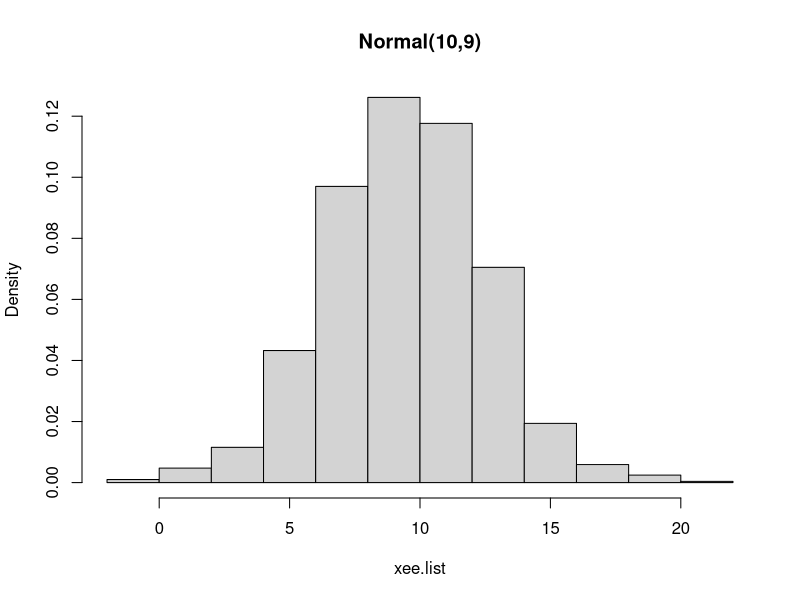
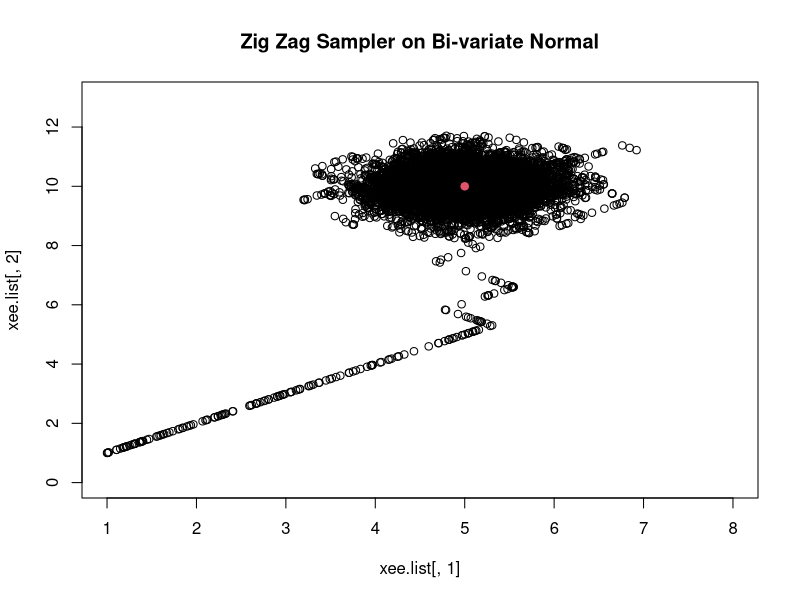
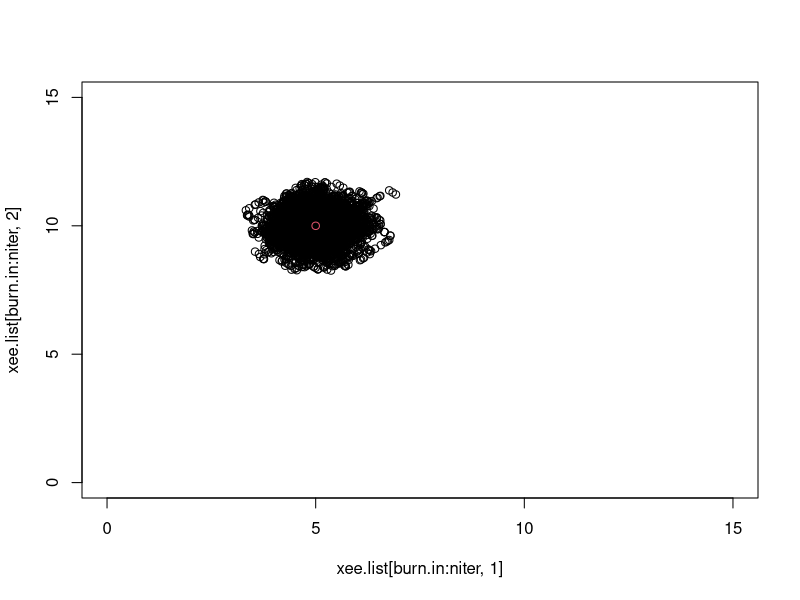

Source code (R) for these figures, in order:
## ---- chunk 1
knitr::opts_chunk$set(echo = TRUE)
## ---- chunk 2
niter <- 10000
t.list <- NULL
theta.list <- NULL
xee.list <- NULL
gamma <- 1
# Here we consider a case where mu=10 and sigma=5, but one could generalize
# this to any N(mu,sigma^2)
mu <- 10
sigma <- 3
## ---- chunk 3
t.list[1] <- 0
theta.list[1] <- 1
xee.list[1] <- 1

for(k in 2:niter){
  m <- function(x){
    return(max(0,(theta.list[k-1]*(xee.list[k-1]-mu))/sigma^2 + x/sigma^2) + gamma)
  }
  
  M <- function(x,a,b){
    return(a + b*x)
  }
  
  a <- abs(theta.list[k-1]*(xee.list[k-1]-mu))/sigma^2 + gamma
  b <- 1/sigma^2
  u <- runif(1)
  s <- -log(u)
  tau <- (sqrt(a^2+2*b*s)-a)/b
  mt <- m(t.list[k-1])
  Mt <- M(t.list[k-1],a,b)
  
  t.list[k] <- t.list[k-1]+tau
  xee.list[k] <- xee.list[k-1]+theta.list[k-1]*tau
  
  if(runif(1) < m(tau)/M(tau,a,b)){
    theta.list[k] <- -theta.list[k-1]
  }else{
    theta.list[k] <- theta.list[k-1]
  }
  
}
## ---- chunk 4
hist(xee.list,probability = T,breaks = 10,main="Normal(10,9)")
## ---- chunk 5
niter <- 10000
d <- 2
t.list <- NULL
theta.list <- NULL
xee.list <- NULL
gamma <- c(1,1)
mu <- c(5,10)
sigma <- 3*diag(2)
#sigma <- matrix(c(3,1,1,3),nrow=2,ncol=2)
## ---- chunk 6
set.seed(0521)
t.list[1] <- 0
theta.list <- rbind(theta.list,c(1,1))
xee.list <- rbind(xee.list,c(1,1))

for(k in 2:niter){
  m <- function(x,mu,sigma,theta,xee,gamma){
    m.temp <- theta*sum(sigma*(xee-mu+theta*x)) + gamma
    return(max(0,m.temp))
  }
  
  M <- function(x,a,b){
    return(a+b*x)
  }
  
  m.list <- NULL
  M.list <- NULL
  a <- NULL
  b <- NULL
  tau <- NULL
  
  for(i in 1:d){
    u <- runif(1)
    s <- -log(u)
    m.list[i] <- m(t.list[k-1],mu,sigma[i,],theta.list[k-1,i],xee.list[k-1,i],gamma[i])
    a[i] <- sum(abs(sigma[i,]*(xee.list[k-1,]-mu)) + gamma)
    b[i] <- sum(abs(sigma[i,]))
    tau[i] <- (sqrt(a[i]^2+2*b[i]*s)-a[i])/b[i]
  }
  
  i0 <- which.min(tau)
  tau <- min(tau)
  
  t.list[k] <- t.list[k-1]+tau
  xee.list <- rbind(xee.list, xee.list[k-1,]+theta.list[k-1,]*tau)
  
  mi0tau <- m(tau,mu,sigma[i0,],theta.list[k-1,i0],xee.list[k-1,i0],gamma[i0])
  Mi0tau <- M(tau,a[i0],b[i0])
  
  theta.temp <- theta.list[k-1,]
  if(runif(1) < mi0tau/Mi0tau){
    theta.temp[i0] <- -theta.temp[i0]
  }
  
  theta.list <- rbind(theta.list,theta.temp)
}
## ---- chunk 7
aviod.0 <- plot(xee.list[,1],xee.list[,2],xlim=c(1,8),ylim=c(0,13),main="Zig Zag Sampler on Bi-variate Normal")+
  points(x=mu[1],y=mu[2],col=2,pch=19,cex=1)
## ---- chunk 8
burn.in <- niter/10
aviod.0 <- plot(xee.list[burn.in:niter,1],xee.list[burn.in:niter,2],xlim=c(0,15),ylim=c(0,15))+
  points(x=mu[1],y=mu[2],col=2)
